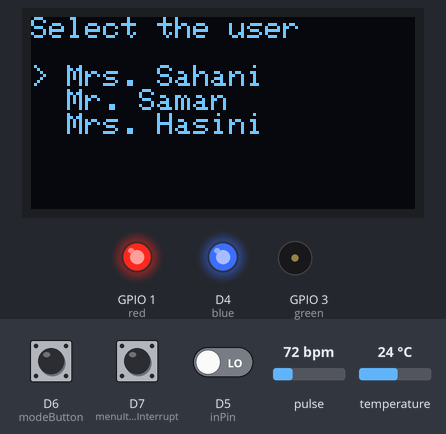
This sketch was run on a simulated ESP8266 (NodeMCU). Shown: 128×64 one-colour display, output pins drawn as LEDs (lit = HIGH), buzzer (waves = sounding). The inputs (shaded band) are chosen by the test bench; at power-on: D5 (inPin) LOW, D6 (modeButton) LOW, pulse 72 bpm, D7 (menuItemInterrupt) LOW, temperature 24 °C. WiFi joins after 1.5 s; servers stay silent unless stated; pins used as bus, display or sensor lines are not drawn; what the sketch prints to the serial monitor is not drawn.

Above: at 7.0 s.
7.1 s: D5 (inPin) driven HIGH
At 8.5 s:
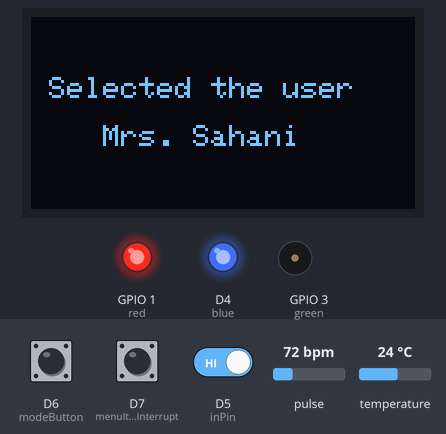
10.1 s: D6 (modeButton) pulled HIGH for 1 s
At 11.4 s:
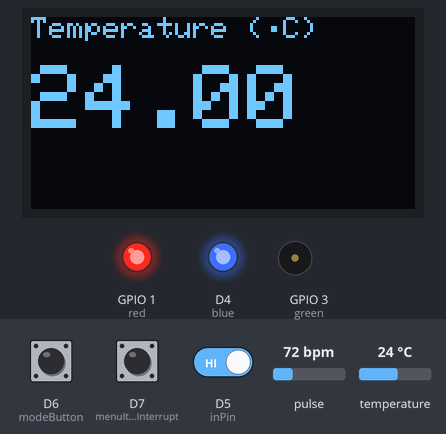
12.6 s: D6 (modeButton) pulled HIGH for 1 s
At 13.9 s:
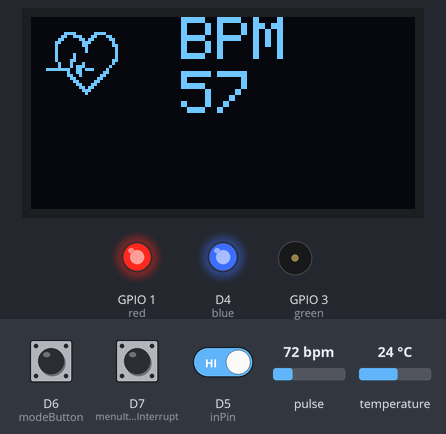
15.1 s: pulse set to 76 bpm
At 17.53 s:
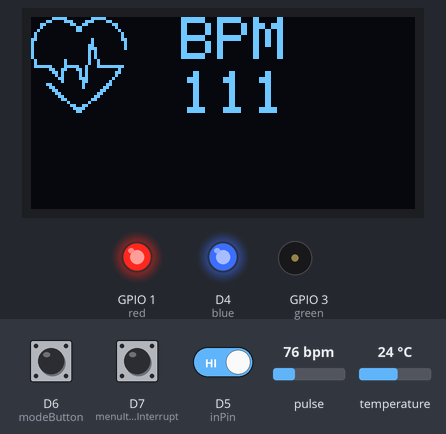
18.1 s: pulse set to 79 bpm
At 18.7 s:
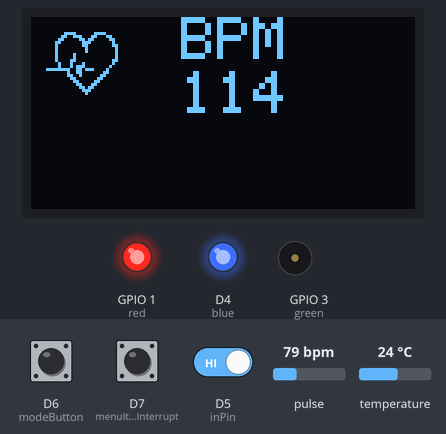
20.4 s: pulse set to 130 bpm
At 20.99 s:
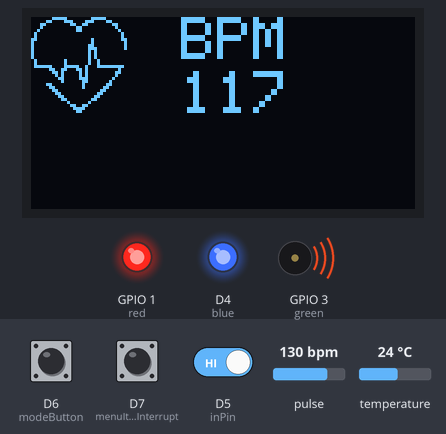
Timing chart, 0 to 24.4 s (numbered marks = the images above; inputs shaded):
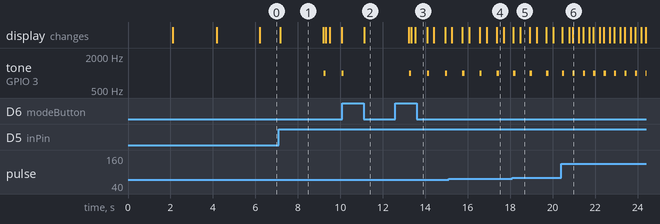

Measured:
- the behaviour switches between 77 and 78 bpm on pulse (found by bisection; images 4 and 5)
- after the input at 7.1 s, tone on GPIO 3 (green): silent → 1000 Hz after 2.1 s, → silent 0.10 s later, → 1000 Hz 0.75 s later; the display: changes after 0.06 s (image 1)
- after the input at 10.1 s, tone on GPIO 3 (green): goes on until 10.2 s, then stays silent; the display: changes after 1.0 s (image 2)
- after the input at 12.6 s, tone on GPIO 3 (green): alternates 1000 Hz for 0.10 s and silent for 0.75 s, starting after 0.64 s; the display: changes after 0.61 s (image 3)
- after the input at 20.4 s, tone on GPIO 3 (green): alternates 1000 Hz for 0.10 s and silent for 0.39 s, starting after 0.05 s
- what the display in image 1 shows lasts 2.0 s, from 7.2 s to 9.2 s
- what the display in image 5 shows lasts 0.4 s, from 18.5 s to 18.9 s

The sketch:

OnClinic-device.ino
```cpp
#include <ESP8266WiFi.h>
#include <SoftwareSerial.h>
#include <FirebaseArduino.h>
#include <ArduinoJson.h>
#include <ESP8266HTTPClient.h>

#include <OneWire.h>
#include <DallasTemperature.h>
#include <SPI.h>
#include <Wire.h>
#include <Adafruit_GFX.h>
#include <Adafruit_SSD1306.h>

#include "MAX30105.h"           //MAX3010x library
#include "heartRate.h"          //Heart rate calculating algorithm

#define SCREEN_WIDTH 128 // OLED display width, in pixels
#define SCREEN_HEIGHT 64 // OLED display height, in pixels
#define OLED_RESET -1 // Reset pin # (or -1 if sharing Arduino reset pin)
Adafruit_SSD1306 display(SCREEN_WIDTH, SCREEN_HEIGHT, &Wire, OLED_RESET);

MAX30105 particleSensor;

const byte RATE_SIZE = 4; //Increase this for more averaging. 4 is good.  //<-----------for heart beat sensor
byte rates[RATE_SIZE]; //Array of heart rates
byte rateSpot = 0;
long lastBeat = 0; //Time at which the last beat occurred
float beatsPerMinute;
int beatAvg;

#define ONE_WIRE_BUS D3  //relevant to temperature sensor
OneWire oneWire(ONE_WIRE_BUS);
DallasTemperature sensors(&oneWire);

// Set these to run example.
#define FIREBASE_HOST "onclinic-dd11a.firebaseio.com"
#define FIREBASE_AUTH "GfXQMzod9trL7XyOIic8HwVKxbowFSSTCfVwrnLO"

#define WIFI_SSID "Redhat"
#define WIFI_PASSWORD "c#FRt/qLvD"

String user1Name = "Mrs. Sahani";
String user1docID = "p0000029";

String user2Name = "Mr. Saman";
String user2docID = "p0000002";

String user3Name = "Mrs. Hasini";
String user3docID = "p0000010";

//#define WIFI_SSID "Hexio"
//#define WIFI_PASSWORD "dnne4216"

String myString;
String temperatureString;
String valueString;
int vr = A0;   // variable resistor connected
int sdata = 0; // The variable resistor value will be stored in sdata.
int inPin = D5;
int modeButton = D6;

String docID = "ds2DMiM3BYW95mtKkpQ2xFghFEC2";
String temp;
String temp2;
String path3;
int buttonStatus = 0;
int modeButtonStatus = 0;
bool modeSwitch = false;

int state = HIGH;
int reading;
int previous = LOW;
long timek = 0;
long debounce = 200;

boolean userMenu = true;
int menuItemNumber = 0;
int menuItemInterrupt = D7;
int menuInterruptTemp;
int familyMembers = 3;
int readingMenuItem;
int readingSelection;
String selectedUser;

float temperatureValue = 0;

static const unsigned char PROGMEM logo2_bmp[] =
{ 0x03, 0xC0, 0xF0, 0x06, 0x71, 0x8C, 0x0C, 0x1B, 0x06, 0x18, 0x0E, 0x02, 0x10, 0x0C, 0x03, 0x10,              //Logo2 and Logo3 are two bmp pictures that display on the OLED if called
0x04, 0x01, 0x10, 0x04, 0x01, 0x10, 0x40, 0x01, 0x10, 0x40, 0x01, 0x10, 0xC0, 0x03, 0x08, 0x88,
0x02, 0x08, 0xB8, 0x04, 0xFF, 0x37, 0x08, 0x01, 0x30, 0x18, 0x01, 0x90, 0x30, 0x00, 0xC0, 0x60,
0x00, 0x60, 0xC0, 0x00, 0x31, 0x80, 0x00, 0x1B, 0x00, 0x00, 0x0E, 0x00, 0x00, 0x04, 0x00,  };

static const unsigned char PROGMEM logo3_bmp[] =
{ 0x01, 0xF0, 0x0F, 0x80, 0x06, 0x1C, 0x38, 0x60, 0x18, 0x06, 0x60, 0x18, 0x10, 0x01, 0x80, 0x08,
0x20, 0x01, 0x80, 0x04, 0x40, 0x00, 0x00, 0x02, 0x40, 0x00, 0x00, 0x02, 0xC0, 0x00, 0x08, 0x03,
0x80, 0x00, 0x08, 0x01, 0x80, 0x00, 0x18, 0x01, 0x80, 0x00, 0x1C, 0x01, 0x80, 0x00, 0x14, 0x00,
0x80, 0x00, 0x14, 0x00, 0x80, 0x00, 0x14, 0x00, 0x40, 0x10, 0x12, 0x00, 0x40, 0x10, 0x12, 0x00,
0x7E, 0x1F, 0x23, 0xFE, 0x03, 0x31, 0xA0, 0x04, 0x01, 0xA0, 0xA0, 0x0C, 0x00, 0xA0, 0xA0, 0x08,
0x00, 0x60, 0xE0, 0x10, 0x00, 0x20, 0x60, 0x20, 0x06, 0x00, 0x40, 0x60, 0x03, 0x00, 0x40, 0xC0,
0x01, 0x80, 0x01, 0x80, 0x00, 0xC0, 0x03, 0x00, 0x00, 0x60, 0x06, 0x00, 0x00, 0x30, 0x0C, 0x00,
0x00, 0x08, 0x10, 0x00, 0x00, 0x06, 0x60, 0x00, 0x00, 0x03, 0xC0, 0x00, 0x00, 0x01, 0x80, 0x00  };

int x=0;
int lastx=0;
int lasty=0;
int LastTime=0;
int ThisTime;
bool BPMTiming=false;
bool BeatComplete=false;
int BPM=0;
#define UpperThreshold 560
#define LowerThreshold 530

int red = 1;
int green = 3;
int blue = 2;
int low = 1023;
int high = 0;

void setup()
{
  pinMode(red, OUTPUT);
  pinMode(green, OUTPUT);
  pinMode(blue, OUTPUT);
  analogWrite(red, high);
  analogWrite(green, high);
  analogWrite(blue, high);
//  for(int i = 1023; i >= 0 ; i--){
//    analogWrite(red,i);
//    delay(1);
//  }
  Serial.begin(9600);
//  analogWrite(green,low);
//  analogWrite(blue,low);
  if(!display.begin(SSD1306_SWITCHCAPVCC, 0x3C)) { // Address 0x3D for 128x64
    Serial.println(F("SSD1306 allocation failed"));
    for(;;); // Don't proceed, loop forever
  }
//  delay(2000);
  display.clearDisplay();         //Welcome Screen
  display.setCursor(35,20);
  display.setTextColor(SSD1306_WHITE);
  display.setTextSize(1);
  display.println("Welcome To");
  display.setTextSize(1);
  display.setCursor(30,30);
  display.println("HospitalCore");
  display.display();
  delay(2000);

  sensors.begin();  //relevent to temperature sensor

  particleSensor.begin(Wire, I2C_SPEED_FAST); //Use default I2C port, 400kHz speed    //<------for heart beat sensor
  particleSensor.setup(); //Configure sensor with default settings
  particleSensor.setPulseAmplitudeRed(0x0A); //Turn Red LED to low to indicate sensor is running

  pinMode(vr, INPUT);
  // connect to wifi.
  pinMode(inPin, INPUT);
  pinMode(modeButton, INPUT);
  pinMode(menuItemInterrupt,INPUT);


  display.clearDisplay();         //'Connecting' message
  display.setTextColor(SSD1306_WHITE);
  display.setCursor(25,30);
  display.setTextSize(1);
  display.println("Connecting....");
  display.display();

  WiFi.begin(WIFI_SSID, WIFI_PASSWORD);
  Serial.print("connecting");
  analogWrite(1,0);
  analogWrite(red, low);
  analogWrite(green, low);
  analogWrite(blue, low);
  while (WiFi.status() != WL_CONNECTED)
  {
//    Serial.print(".");
//    delay(500);
    for(int i = 1023; i >= 0 ; i--){
       analogWrite(blue,i);
       delay(1);
    }
    for(int i = 1; i < 1024; i++){
       analogWrite(blue,i);
       delay(1);
    }
  }
  analogWrite(blue,low);
  analogWrite(green,high);
  Serial.println();
  Serial.print("connected: ");
  Serial.println(WiFi.localIP());

  Firebase.begin(FIREBASE_HOST, FIREBASE_AUTH);
  Serial.print("Firebase Connection status - ");
  Serial.println(Firebase.success());

  display.clearDisplay();           //'Connection Successful' message
  display.setTextColor(SSD1306_WHITE);
  display.setCursor(33,25);
  display.println("Connection");
  display.setCursor(32,35);
  display.println("Successful!");
  display.display();
  delay(2000);

//  attachInterrupt(digitalPinToInterrupt(menuItemInterrupt),menuItemInterruptFunc,CHANGE);

  while(userMenu){
    readingMenuItem = digitalRead(menuItemInterrupt);
    readingSelection = digitalRead(inPin);
    if(menuItemNumber == 0){
      if(readingMenuItem == HIGH){
        Serial.println("readingMenuItem button pressed 0");
        menuItemNumber = 1;
        delay(200);
      }
      display.clearDisplay();
      display.setTextColor(SSD1306_WHITE);
      display.setCursor(0,0);
      display.println("Select the user");
      display.println("");
      display.println("> "+user1Name);
      display.println("  "+user2Name);
      display.println("  "+user3Name);
      display.display();
      selectedUser = user1Name;
      docID = user1docID;
      if(readingSelection == HIGH){
        Serial.println("readingSelection button pressed 0");
        break;
        delay(100);
      }
    }
    else if(menuItemNumber == 1){
      if(readingMenuItem == HIGH){
        Serial.println("readingMenuItem button pressed 1");
        menuItemNumber = 2;
        delay(200);
      }
      display.clearDisplay();
      display.setTextColor(SSD1306_WHITE);
      display.setCursor(0,0);
      display.println("Select the user");
      display.println("");
      display.println("  "+user1Name);
      display.println("> "+user2Name);
      display.println("  "+user3Name);
      display.display();
      selectedUser = user2Name;
      docID = user2docID;
      if(readingSelection == HIGH){
        Serial.println("readingSelection button pressed 1");
        break;
        delay(100);
      }
    }

    else if(menuItemNumber == 2){
      if(readingMenuItem == HIGH){
        Serial.println("readingMenuItem button pressed 2");
        menuItemNumber = 0;
        delay(200);
      }
      display.clearDisplay();
      display.setTextColor(SSD1306_WHITE);
      display.setCursor(0,0);
      display.println("Select the user");
      display.println("");
      display.println("  "+user1Name);
      display.println("  "+user2Name);
      display.println("> "+user3Name);
      display.display();
      selectedUser = user3Name;
      docID = user3docID;
      if(readingSelection == HIGH){
        Serial.println("readingSelection button pressed 0");
        break;
        delay(100);
      }
    }
  }

  display.clearDisplay();
  display.setTextColor(SSD1306_WHITE);
  display.setCursor(0,20);
  display.println(" Selected the user");
  display.println("");
  display.println("    "+selectedUser);
  display.display();
  delay(2000);

  temp = docID + "/Val";
  temp2 = docID + "/temperature";
  path3 = docID + "/heartBeat";

  display.clearDisplay();
  display.setTextSize(2);

//  while(true){
//    for(int i = 0; i < 1024; i++){
//    analogWrite(3,i);
//    delay(2);
//  }
//  for(int i = 1022; i > 0; i--){
//    analogWrite(3,i);
//    delay(2);
//    }
//  }
}

void loop()
{
  analogWrite(blue,low);
  analogWrite(red,low);
  analogWrite(green,high);

  reading = digitalRead(modeButton);

  if (reading == HIGH && previous == LOW && millis() - timek > debounce) {
    if (state == HIGH)
      state = LOW;
    else
      state = HIGH;

    timek = millis();
  }

//  if (modeButtonStatus == HIGH) {
//    modeSwitch = !modeSwitch;
//    Serial.println(modeSwitch);
////    display.println("");
////    display.println("Second button works!");
////    display.display();
//  }

//  sdata = analogRead(vr);             //<-------for variable resistor
//  myString = String(sdata);
//  Serial.println(myString);

  if (state == HIGH) {          //<--------- heart rate mode
    long irValue = particleSensor.getIR();    //Reading the IR value it will permit us to know if there's a finger on the sensor or not
                                               //Also detecting a heartbeat
    if(irValue > 7000){                                           //If a finger is detected
        display.clearDisplay();                                   //Clear the display
        display.drawBitmap(5, 5, logo2_bmp, 24, 21, WHITE);       //Draw the first bmp picture (little heart)
        display.setTextSize(2);                                   //Near it display the average BPM you can display the BPM if you want
        display.setTextColor(WHITE);
        display.setCursor(50,0);
        display.println("BPM");
        display.setCursor(50,18);
        display.println(beatAvg);
        display.display();

      if (checkForBeat(irValue) == true)                        //If a heart beat is detected
      {
        display.clearDisplay();                                //Clear the display
        display.drawBitmap(0, 0, logo3_bmp, 32, 32, WHITE);    //Draw the second picture (bigger heart)
        display.setTextSize(2);                                //And still displays the average BPM
        display.setTextColor(WHITE);
        display.setCursor(50,0);
        display.println("BPM");
        display.setCursor(50,18);
        display.println(beatAvg);
        display.display();
        tone(3,1000);                                        //And tone the buzzer for a 100ms you can reduce it it will be better
        delay(100);
        noTone(3);
        buttonStatus = digitalRead(inPin);
        valueString = "  "+String(beatAvg);
        Firebase.setString(path3, valueString);
//        if (buttonStatus == HIGH)
//        {
//          display.setTextSize(1);
//          Firebase.setString(path3, valueString);
//          display.println("");
//          display.println("Updated the database!");
//          display.display();
//          delay(1000);
//        }//Deactivate the buzzer to have the effect of a "bip"
        //We sensed a beat!
        long delta = millis() - lastBeat;                   //Measure duration between two beats
        lastBeat = millis();

        beatsPerMinute = 60 / (delta / 1000.0);           //Calculating the BPM

        if (beatsPerMinute < 255 && beatsPerMinute > 20)               //To calculate the average we strore some values (4) then do some math to calculate the average
        {
          rates[rateSpot++] = (byte)beatsPerMinute; //Store this reading in the array
          rateSpot %= RATE_SIZE; //Wrap variable

          //Take average of readings
          beatAvg = 0;
          for (byte x = 0 ; x < RATE_SIZE ; x++)
            beatAvg += rates[x];
          beatAvg /= RATE_SIZE;
          beatAvg = beatAvg + 40;
        }
      }

    }
      if (irValue < 7000){       //If no finger is detected it inform the user and put the average BPM to 0 or it will be stored for the next measure
         beatAvg=0;
         display.clearDisplay();
         display.setTextSize(1);
         display.setTextColor(WHITE);
         display.setCursor(30,5);
         display.println("Please Place ");
         display.setCursor(30,15);
         display.println("your finger ");
         display.display();
         noTone(3);
       }
  }
  else{                         //<---------- temperature mode
    getTemperatureData();

    buttonStatus = digitalRead(inPin);
    temperatureString = "  "+String(temperatureValue);
     display.setTextSize(1);
     Firebase.setString(temp2, temperatureString);
//    if (buttonStatus == HIGH)
//    {
//  //    Firebase.setString(temp, myString);   //<------------for variable resistor
//
//      Firebase.setString(temp2, temperatureString);
//      display.println("");
//      display.println("Updated the database!");
//      display.display();
//
//      delay(1000);
//    }
  }

  previous = reading;

//  Serial.println(buttonStatus);
//  Serial.println(Firebase.success());
//  delay(1000);
}

void getTemperatureData() {
  sensors.requestTemperatures(); // Send the command to get temperatures
  Serial.println(sensors.getTempCByIndex(0));
  temperatureValue = sensors.getTempCByIndex(0);
  float tempVal;
  float mainPart;
  float fractionalPart;
  if(temperatureValue > 27.0){
    temperatureValue = temperatureValue + 2.8;
//    mainPart = random(36,37);
//    fractionalPart = random(40,100)/100.0;
//    tempVal = mainPart + fractionalPart;
//    delay(2000);
  }
   if(temperatureValue > 37.4){
    temperatureValue = 37.38;
   }

  display.clearDisplay();

  display.setTextSize(1);             // Normal 1:1 pixel scale
  display.setTextColor(SSD1306_WHITE);        // Draw white text
  display.setCursor(0,0);             // Start at top-left corner
  display.println(F("Temperature (\370C)"));
//  display.print(" \370");
  display.println(F(""));

  display.setTextSize(3);
  display.setTextColor(SSD1306_WHITE);
//  display.setCursor(30,30);
  display.println(temperatureValue);
//  display.println("");

  display.display();

}

void menuItemInterruptFunc() {
//  menuInterruptTemp = menuItemNumber + 1;
  menuItemNumber =(menuItemNumber + 1) % 3;
}
```
